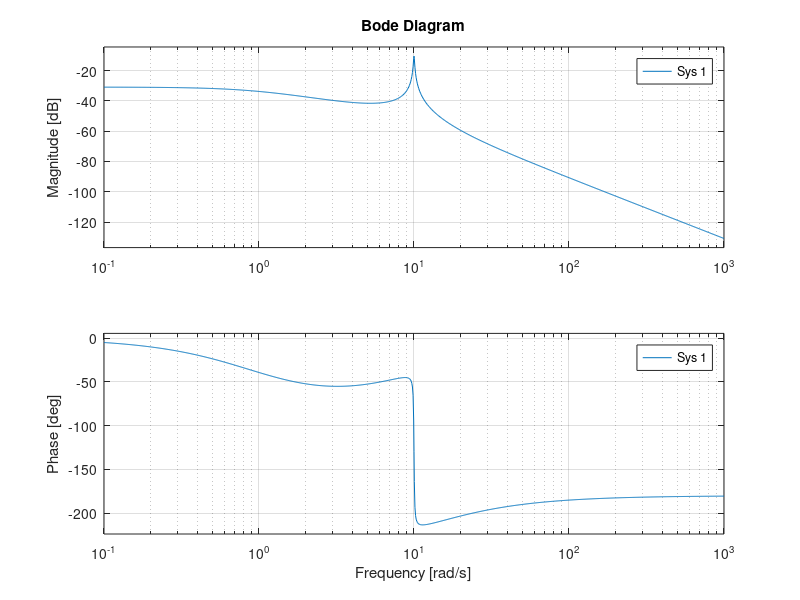
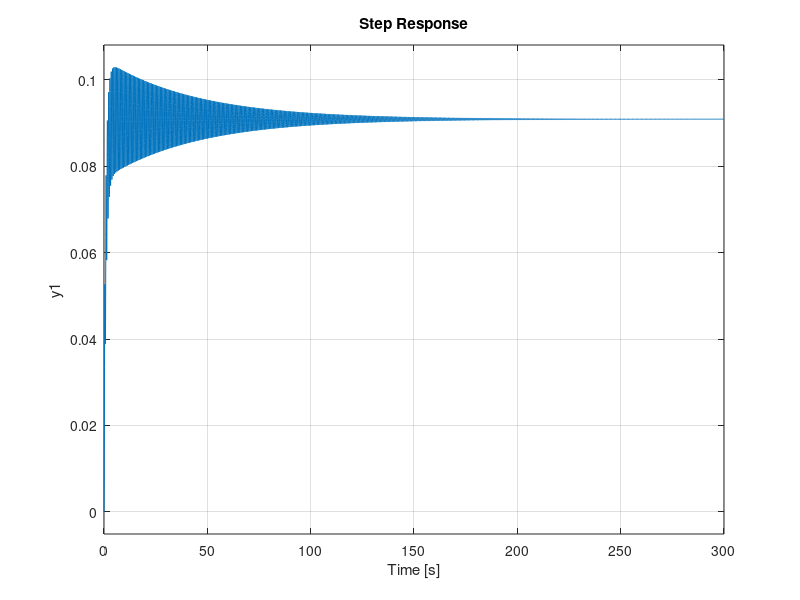

Write the MATLAB code that produced these figures, in order. (Note: this script raises an error after producing the figures.)
close all, clear all
n=1;m=1;

H=tf(100*m^2*[1 10*n], conv([1,n],[1, (2*m^2)/15 100*m^2]))

bode((1/350)*H)

Ho=feedback(0.01*H, 1)
figure, step(Ho)

essp=1-evalfr(Ho,0)

Hd=c2d(H,0.01,'zoh')
figure, rlocus(Hd)

[num,dem]=tfdata(H,'v')
[gv,r]=deconv([num zeros(1,3)], dem)

gv(1)=[];
A=[ 0 1 0;
    0 0 1;
    -100 -100.1 -1.133]; C=[1 0 0]; B=gv';

Ob=obsv(A,C); rank(Ob)
L=acker(A,B,10*pole(H))
